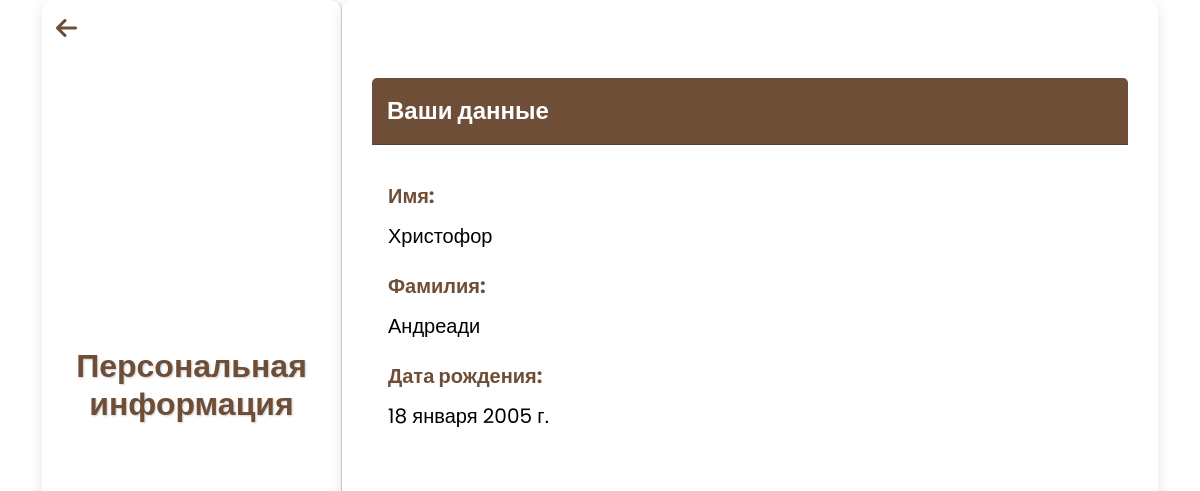
/profile/personal-info/ (signed in), run on an earlier commit of the app's database.
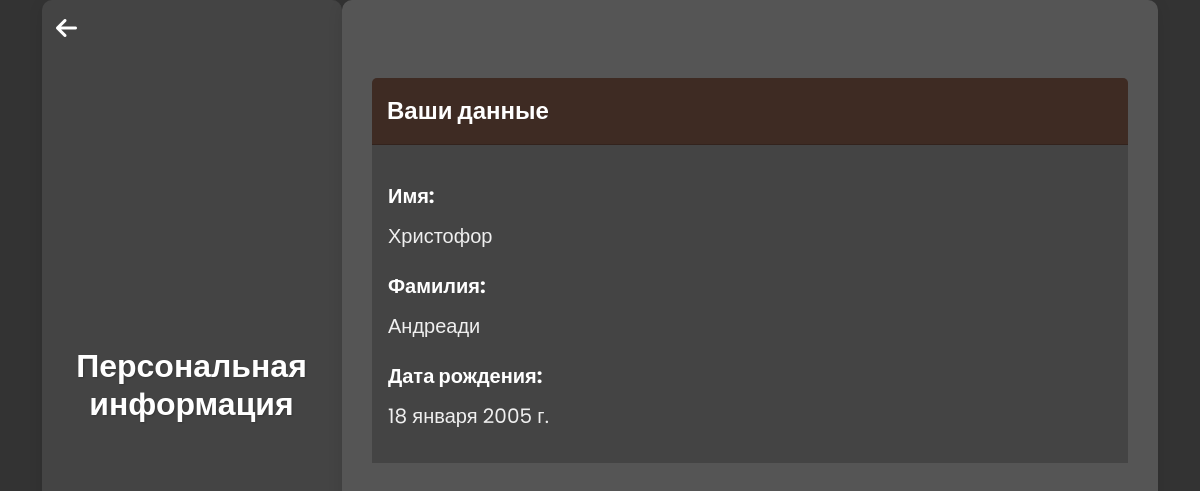
And on a later commit of the database.
### main/models.py (models this page shows, shortened)
class RegUser(AbstractBaseUser, PermissionsMixin):
    email = models.EmailField(unique=True)
    firstname = models.CharField(max_length=30)
    lastname = models.CharField(max_length=30)
    birthdate = models.DateField('День рождения')
    is_active = models.BooleanField(default=True)
    is_staff = models.BooleanField(default=False)
    dark_mode = models.BooleanField(default=False)
    general_emails = models.BooleanField(default=False)
    personalized_emails = models.BooleanField(default=False)
    objects = RegUserManager()
    USERNAME_FIELD = 'email'
    REQUIRED_FIELDS = ['firstname', 'lastname', 'birthdate']

### main/views.py (the view)
# urls.py: path('personal-info/', login_required(views.personal_info), name='personal_info'),
@login_required
def personal_info(request):
    user = request.user
    context = {
        'firstname': user.firstname,
        'lastname': user.lastname,
        'birthdate': user.birthdate,
    }
    return render(request, 'main/dropdown-menu/personal_info.html', context)

### main/templates/main/dropdown-menu/personal_info.html (shortened to what this page needs)
<!DOCTYPE html>
<html lang="ru" class="{% if user.dark_mode %}dark-theme{% endif %}">
<head>
    <link href="https://cdn.jsdelivr.net/npm/bootstrap@5.3.3/dist/css/bootstrap.min.css" rel="stylesheet">
    <link rel="stylesheet" href="https://cdnjs.cloudflare.com/ajax/libs/font-awesome/6.5.1/css/all.min.css">
</head>
<body>
    <div class="container">
        <div class="sidebar">
            <button class="back-button" onclick="window.location.href='/profile'">
                <i class="fas fa-arrow-left"></i>
            </button>
            <h1>Персональная информация</h1>
        </div>
        <div class="content">
            <div class="card mt-5">
                <div class="card-header">
                    Ваши данные
                </div>
                <div class="card-body">
                    <p class="form-label">Имя:</p>
                    <p class="user-data">{{ firstname }}</p>
                    <p class="form-label">Фамилия:</p>
                    <p class="user-data">{{ lastname }}</p>
                    <p class="form-label">Дата рождения:</p>
                    <p class="user-data">{{ birthdate }}</p>
                </div>
            </div>
        </div>
    </div>
</body>
</html>

What changed in the data, as far as the page shows it:
changed RegUser "Христофор": dark_mode False → True (drawn)
